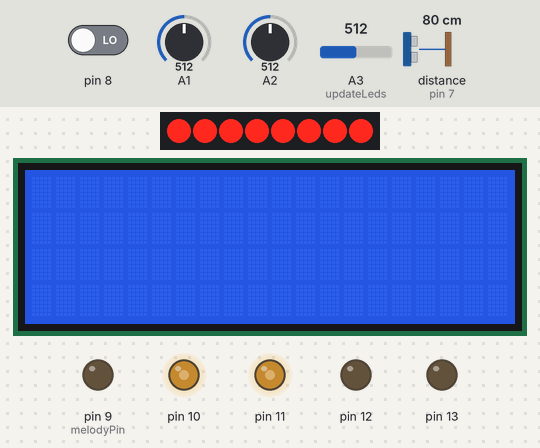
Bench run of a sketch on a simulated Arduino Uno, built with avr-gcc and run on an emulated ATmega328P. Shown: 8 shift-register outputs drawn as a row of LEDs (first output left, lit = HIGH), 20×4 character LCD, output pins drawn as LEDs (lit = HIGH). Wiring (inferred from the names in the program): shift register (74HC595): data pin 2; shift clock pin 4; latch pin 3. Wiring (inferred from the signals the program sends): row of LEDs: on Q0, Q1, Q2, Q3, Q4, Q5, Q6, Q7. The test bench sets the inputs (shaded band); at power-on: distance to the obstacle (sensor on pin 7) 80 cm, pin 8 LOW, A3 (updateLeds) = 512, A1 = 512, A2 = 512. The echo pulse lasts 58.3 µs per cm; pins used as bus, display or sensor lines are not drawn; what the sketch prints to the serial monitor is not drawn.

Above: at 0.3 s.
3.0 s: distance to the obstacle (sensor on pin 7) set to 4 cm
At 6.0 s:
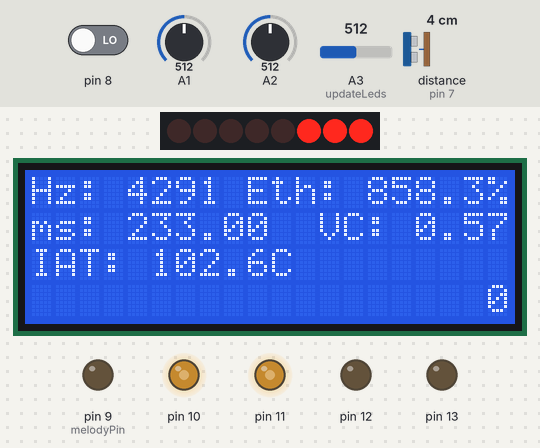
10.3 s: pin 8 driven HIGH
At 11.73 s:
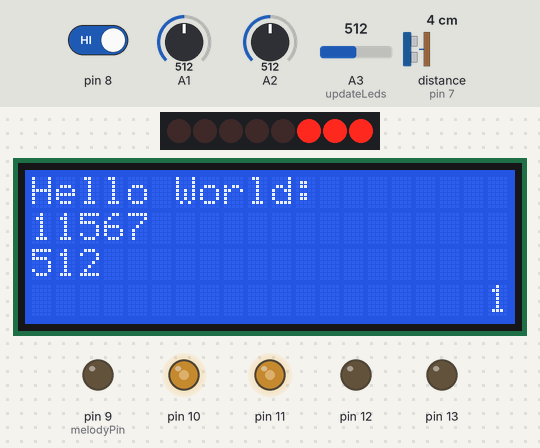
14.0 s: A3 (updateLeds) set to 306
At 14.28 s:
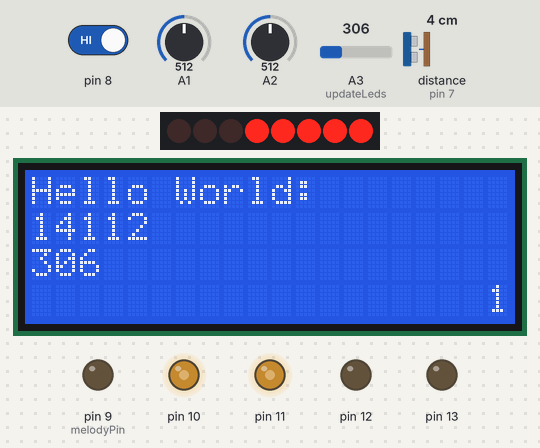
16.5 s: A3 (updateLeds) set to 290
At 16.82 s:
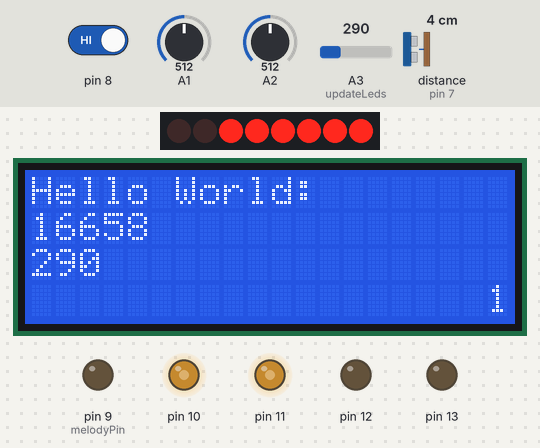
19.1 s: A3 (updateLeds) set to 8
At 19.36 s:
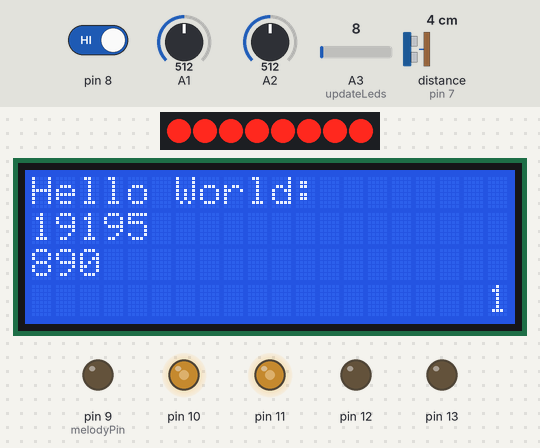
21.6 s: A3 (updateLeds) set to 760
At 21.88 s:
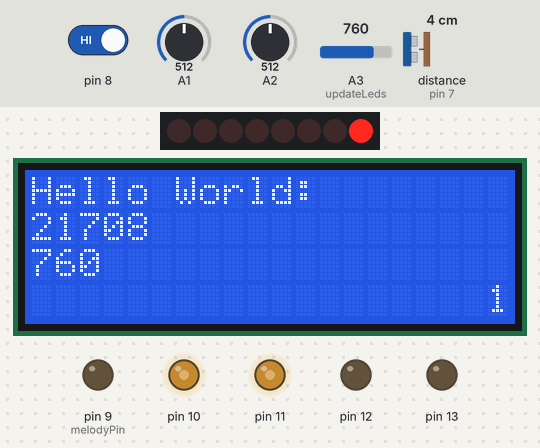
Timing chart, 0 to 24.6 s (numbered marks = the images above; inputs shaded):
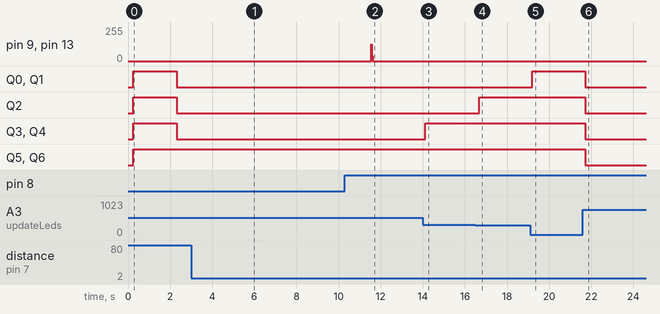

The sketch:

ReadAnalogVoltage.ino
```cpp
#include <Wire.h>
#include <LiquidCrystal_I2C.h>
#include <k13.h>
#include <k13LCDChar.h>

#define melodyPin 9
#if defined(ARDUINO) && ARDUINO >= 100
#define printByte(args)  write(args);
#else
#define printByte(args)  print(args,BYTE);
#endif


LiquidCrystal_I2C lcd(0x27,20,4);  // set the LCD address to 0x27 for a 20 chars and 4 line display

int m7 = 0;
int pinData  = 2;
int clockPin = 3;
int latchPin = 4;
int buttonPushCounter = 0;   // counter for the number of button presses
int buttonState = 0;         // current state of the button
int lastButtonState = 0;
int song = 0;
int Vo; // Integer value of voltage reading

double ff = 255;
double gg = 1023;
double ii = 0;
double l = 255;
double l1 = 255;
double m = 500;
double n = 0;
double o = 0;
double p = 2042;

long milos = 0;
long milos2 = 0;

float f2v = 0;
float R = 10000.0; // Fixed resistance in the voltage divider
float T = 0;

void setup() {

  pinMode(2,OUTPUT);
  pinMode(3,OUTPUT);
  pinMode(4,OUTPUT);

  pinMode(7,INPUT);
  pinMode(8,INPUT);
  pinMode(9,OUTPUT);

  pinMode(10,OUTPUT);
  pinMode(11,OUTPUT);

  pinMode(12,OUTPUT);
  pinMode(13,OUTPUT);

  lcd.init();
  lcd.backlight();
  lcd.createChar(0, bell);
  lcd.createChar(1, note);
  lcd.createChar(2, clock);
  lcd.createChar(3, heart);
  lcd.createChar(4, duck);
  lcd.createChar(5, check);
  lcd.createChar(6, cross);
  lcd.createChar(7, retarrow);

  lcd.createChar(8, BordSmpHG);
  lcd.createChar(9, BordSmpBG);
  lcd.createChar(10, BordSmpHD);
  lcd.createChar(11, BordSmpBD);
  lcd.createChar(12, BordSmpH);
  lcd.createChar(13, BordSmpB);
  lcd.createChar(14, BordSmpMid);
  lcd.createChar(15, BordSmpG);
  lcd.createChar(16, BordSmpD);

  lcd.createChar(17, BordDblHG);
  lcd.createChar(18, BordDblBG);
  lcd.createChar(19, BordDblHD);
  lcd.createChar(20, BordDblBD);
  lcd.createChar(21, BordDblH);
  lcd.createChar(22, BordDblB);
  lcd.createChar(23, BordDblMid);
  lcd.createChar(24, BordDblG);
  lcd.createChar(25, BordDblD);
  Serial.begin(9600);
  lcd.home();
  lcd.setCursor(0, 0);
  lup();
//ini ethanol
}
void loop()
{
    lup();//ethanol simul
    if (buttonPushCounter == 0)
        {
            Dplay();
         }
   if (buttonPushCounter == 1)
       {
            myMenu();
        }
   LedMeter();//vumetre à led vert orange rouge en fct luminosité
   LightOn();//mesure luminosité allumage phares
   MesurTemp();//mesure temp et garde en memoire valeur
   RfreshDp();//efface le contenu du LCD
   ButtMenu();//Change Mode affichage LCD avec bouton
}

void lup()//lis valeur potar,
{
  float g =  analogRead(A1);
  float ls = g*(255.0/1023.0);
  analogWrite(11, ls);//simule le signal du flex fuel sensor
  analogWrite(10, ls);//delivre un signal pwm correspondant à A1
  if(g >= 500)
  {
     // Serial.println("0x01");
  }
}

void LedMeter()
{
  updateLeds(0);
}

void updateLeds( int iValeur )
{
  int yyh = analogRead(A3);
  float gul = 255.0/1023.0*analogRead(A3);
  if (yyh <=10)
  {
    gul = 0.0;  //Ouverture de la gâchette (Etape 1)
    Serial.println((int)yyh);
    digitalWrite(3, LOW);
    shiftOut(2, 4, MSBFIRST, (int)gul);   //Injection d'une valeur (Etape 2)
    digitalWrite(3, HIGH);
  }
  if (yyh <=200 && yyh >10){
    gul = 1.0;  //Ouverture de la gâchette (Etape 1)
    //Serial.println((int)yyh);digitalWrite(3, LOW);
    shiftOut(2, 4, MSBFIRST, (int)gul);   //Injection d'une valeur (Etape 2)
    digitalWrite(3, HIGH);

  }
  if (yyh <=300 && yyh > 200){
    gul = 3.0;  //Ouverture de la gâchette (Etape 1)
    //Serial.println((int)yyh);
    digitalWrite(3, LOW);
    shiftOut(2, 4, MSBFIRST, (int)gul);   //Injection d'une valeur (Etape 2)
    digitalWrite(3, HIGH);
  }
  if (yyh <=400 && yyh > 300)
  {
    digitalWrite(3, LOW);
    gul = 7.0;  //Ouverture de la gâchette (Etape 1)
    //Serial.println((int)yyh);
    shiftOut(2, 4, MSBFIRST, (int)gul);   //Injection d'une valeur (Etape 2)
    digitalWrite(3, HIGH);
  }
   if (yyh <=500 && yyh > 400)
   {
    gul = 15.0 ;
    //Serial.println((int)yyh);
    digitalWrite(3, LOW);
    shiftOut(2, 4, MSBFIRST, (int)gul);
    digitalWrite(3, HIGH);
  }
   if (yyh >500 && yyh <=750  )
   {
    gul = 31 ;
    //Serial.println((int)gul);
    digitalWrite(3, LOW);
    shiftOut(2, 4, MSBFIRST, (int)gul);
    digitalWrite(3, HIGH);
  }
  if (yyh >750 )
  {
    gul = 127 ;
    //Serial.println((int)gul);
    digitalWrite(3, LOW);
    shiftOut(2, 4, MSBFIRST, (int)gul);
    digitalWrite(3, HIGH);
  }
 /* for (int iii = 0; iii < 256; iii =iii+iii+1)
    {
        digitalWrite(3, LOW);                //Ouverture de la gâchette (Etape 1)
        shiftOut(2, 4, MSBFIRST, iii);   //Injection d'une valeur (Etape 2)
        digitalWrite(3, HIGH);               //Fermeture de la gâchette (Etape 3)
       delay(50);
    }*/
  /*  for (int p = (int)gul; p >0; p =(p-1)/2)
    {
        digitalWrite(3, LOW);                //Ouverture de la gâchette (Etape 1)
        shiftOut(2, 4, MSBFIRST, p);   //Injection d'une valeur (Etape 2)
        digitalWrite(3, HIGH);               //Fermeture de la gâchette (Etape 3)
       delay(550);
    }*/
}

void LightOn()
{
  float rgm = analogRead(A3);
  rgm =
/*  if (rgm <= 500.0)
  {
    //Alertz(); // alerte sonore allumage phares
    //  Serial.println("0x04"); //signale au logiciel Mode Nuit
    digitalWrite(12,HIGH);
  }else
    {
      digitalWrite(12,LOW);
    }*/
    Serial.println(rgm);
}

void MesurTemp()
{
        Vo = analogRead(A2);
        T= (5000.0/1023.0);
        T *= (float)Vo;
        T -= 500;
        T /=19.5;
}

void ButtMenu()//change Mode affichage avec bouton
{
  buttonState = digitalRead(8);
  // compare the buttonState to its previous state
  if (buttonState != lastButtonState)
  {
    // if the state has changed, increment the counter
    if (buttonState == HIGH)
    {
      // if the current state is HIGH then the button
      // wend from off to on:
      lcd.clear();
      buzz(9, 4180, 50);//beep
      buttonPushCounter++;
      if (buttonPushCounter >= 2)
      {
        Alertz();//alerte fin de défilement
        buttonPushCounter = 0;
      }
      if (buttonPushCounter == 0)
      {
        //Serial.println("0x03"); //signale au logiciel Mode LCD 1
      }
      if (buttonPushCounter == 1)
      {
        //Serial.println("0x02"); //signale au logiciel Mode LCD 2
      }
    }
  }
  // save the current state as the last state,
  //for next time through the loop
  lastButtonState = buttonState;
}

void RfreshDp()
{
 if (millis()>=(milos + 3000))
 {
   milos = millis();
   lcd.clear();
 }
}

void Alertz()//3 beeps d'alerte
{
  buzz(9, 4180, 50);
  delay(40);
  buzz(9, 4180, 50);
  delay(40);
  buzz(9, 4180, 50);
}

void myMenu()
{
        lcd.setCursor(0, 0);
    lcd.print("Hello World:");
        lcd.setCursor(0, 1);
    lcd.print(millis());
        lcd.setCursor(19, 3);
    lcd.print(buttonPushCounter);
        lcd.setCursor(0, 2);
    lcd.print(analogRead(A3));
}

void Dplay()
{
    double t1 = pulseIn(7, HIGH);// Time how long it takes to go HIGH again
    double t2 = pulseIn(7, LOW); // and how long it takes to go low again.
    double t = t1 + t2;
    double f = 1000000.0 / t;
        n = (100/m)*f;
        o = (5/p)*t1;

        lcd.setCursor(0, 0);
    lcd.print("Hz:");
        lcd.setCursor(4, 0);
    lcd.print((int)f);
        lcd.setCursor(0, 1);
    lcd.print("ms:");
        lcd.setCursor(4, 1);
    lcd.print(t1);
        lcd.setCursor(9, 0);
    lcd.print("Eth:");
        lcd.setCursor(14, 0);
    lcd.print(n);
        lcd.setCursor(19, 0);
        lcd.print("%");
        lcd.setCursor(12, 1);
    lcd.print("VC:");
        lcd.setCursor(16, 1);
    lcd.print(o);
        lcd.setCursor(0, 2);
    lcd.print("IAT:");
        lcd.setCursor(5, 2);
    lcd.print(T);
        lcd.setCursor(10, 2);
    lcd.print("C");
        lcd.setCursor(19, 3);
    lcd.print(buttonPushCounter);

    /*int g = (int)n;
            int h = (int)o;
    //  analogWrite(6, g);

        if(h <=20){
            h = 20;
        }
    //  analogWrite(5, h);*/


  //lcd.setCursor(0, 0);
  //lcd.print(voltage);
  //delay(10);
}
void LCDSplash()
{
  /*
    lcd.createChar(0, bell);
  lcd.createChar(1, note);
  lcd.createChar(2, clock);
  lcd.createChar(3, heart);
  lcd.createChar(4, duck);
  lcd.createChar(5, check);
  lcd.createChar(6, cross);
  lcd.createChar(7, retarrow);

  lcd.createChar(8, BordSmpHG);
  lcd.createChar(9, BordSmpBG);
  lcd.createChar(10, BordSmpHD);
  lcd.createChar(11, BordSmpBD);
  lcd.createChar(12, BordSmpH);
  lcd.createChar(13, BordSmpB);
  lcd.createChar(14, BordSmpMid);
  lcd.createChar(15, BordSmpG);
  lcd.createChar(16, BordSmpD);

  */
  //********************cadre TABLEUR**********************
    lcd.setCursor(0, 0);//HG
    lcd.write(8);

        for(int gk = 1;gk<=18;gk++)//H
        {
          lcd.setCursor(gk, 0);
          lcd.write(12);
        }

        lcd.setCursor(19, 0);//HD
        lcd.write(10);

        for(int gk = 1;gk<=2;gk++)//D
        {
          lcd.setCursor(19,gk);
          lcd.write(16);
        }

        lcd.setCursor(19, 3);//BD
    lcd.write(11);

        for(int gk = 1;gk<=18;gk++)//B
        {
          lcd.setCursor(gk, 3);
          lcd.write(13);
        }

        lcd.setCursor(0, 3);//BG
    lcd.print(9);

         for(int gk = 1;gk<=2;gk++)//G
        {
          lcd.setCursor(0, gk);
          lcd.write(15);
        }
        //*********************************************

        lcd.setCursor(9, 0);
    lcd.print("Eth:");
        lcd.setCursor(14, 0);
    lcd.print(n);
        lcd.setCursor(19, 0);
        lcd.print("%");
        lcd.setCursor(12, 1);
    lcd.print("VC:");
        lcd.setCursor(16, 1);
    lcd.print(o);
        lcd.setCursor(0, 2);
    lcd.print("IAT:");
        lcd.setCursor(5, 2);
    lcd.print(T);
        lcd.setCursor(10, 2);
    lcd.print("C");
        lcd.setCursor(19, 3);
    lcd.print(buttonPushCounter);

    /*int g = (int)n;
            int h = (int)o;
    //  analogWrite(6, g);

        if(h <=20){
            h = 20;
        }
    //  analogWrite(5, h);*/


  //lcd.setCursor(0, 0);
  //lcd.print(voltage);
  //delay(10);
}
void buzz(int targetPin, long frequency, long length) //buzzer func
{
  long delayValue = 1000000/frequency/2;
  long numCycles = frequency * length/ 1000;
  for (long i=0; i < numCycles; i++)
  {
    digitalWrite(targetPin,HIGH);
    digitalWrite(13,HIGH);
    delayMicroseconds(delayValue);
    digitalWrite(targetPin,LOW);
    digitalWrite(13,LOW);
    delayMicroseconds(delayValue);
  }
}

void sing(int s)//Melodie
{
   song = s;
   if(song==0)//Mario Melodie
    {
    int size = sizeof(melody) / sizeof(int);
    lcd.clear();
    lcd.setCursor(0, 0);
    lcd.print("Mario Melodie");
    lcd.setCursor(19, 0);
    lcd.write(0);
    for (int thisNote = 0; thisNote < size; thisNote++)
      {
        int noteDuration = 1000/tempo[thisNote];
        buzz(melodyPin, melody[thisNote],noteDuration);
        int pauseBetweenNotes = noteDuration * 1.30;
        delay(pauseBetweenNotes);
        buzz(melodyPin, 0,noteDuration);
      }
    }
   if(song==1)//Mario Underworld
    {
     lcd.clear();
     lcd.setCursor(0, 0);
     lcd.print("Mario Underworld");
     int size = sizeof(underworld_melody) / sizeof(int);
     for (int thisNote = 0; thisNote < size; thisNote++)
     {
         int noteDuration = 1000/underworld_tempo[thisNote];
         buzz(melodyPin, underworld_melody[thisNote],noteDuration);
         int pauseBetweenNotes = noteDuration * 1.30;
         delay(pauseBetweenNotes);
         buzz(melodyPin, 0,noteDuration);
      }
    }
  if(song==2)//Zelda Ullubulu
   {
  lcd.clear();
  lcd.setCursor(0, 0);
  lcd.print("Zelda Ullubulu");
  lcd.setCursor(19, 0);
  lcd.write(0);//affiche un cloche
  int size = sizeof(zelda_melody) / sizeof(int);
  for (int thisNote = 0; thisNote < size; thisNote++)
     {
       int noteDuration = 1000/zelda_tempo[thisNote];
       buzz(melodyPin, zelda_melody[thisNote],noteDuration);
       int pauseBetweenNotes = noteDuration * 1.30;
       delay(pauseBetweenNotes);
       buzz(melodyPin, 0,noteDuration);
    }
   }
  if(song==3)//STARWARS Melodie
   {
    int size = sizeof(starwars_melody) / sizeof(int);
    lcd.clear();
    lcd.setCursor(0, 0);
    lcd.print("STARWARS Melodie");
    lcd.setCursor(19, 0);
    lcd.write(0);
    for (int thisNote = 0; thisNote < size; thisNote++)
      {
        int noteDuration = 600/(starwars_tempo[thisNote]);
        buzz(melodyPin, starwars_melody[thisNote],noteDuration);
        int pauseBetweenNotes = noteDuration * 1.30;
        delay(pauseBetweenNotes);
        buzz(melodyPin, 0,noteDuration);
      }
    }
  if(song==4)//STARWARS Melodie
   {
    int size = sizeof(starwars_melody) / sizeof(int);
    lcd.clear();
    lcd.setCursor(0, 0);
    lcd.print("STARWARS Melodie");
    lcd.setCursor(19, 0);
    lcd.write(0);
    for (int thisNote = 0; thisNote < size; thisNote++)
      {
        int noteDuration = 600/(starwars_tempo[thisNote]);
        buzz(melodyPin, starwars_melody[thisNote],noteDuration);
        int pauseBetweenNotes = noteDuration * 1.30;
        delay(pauseBetweenNotes);
        buzz(melodyPin, 0,noteDuration);
      }
    }

}
```

Measured:
- after the input at 3.0 s, the display: first differs from a run without the input after 2.8 s (image 1)
- after the input at 10.3 s, pin 9 (melodyPin), pin 13: 0/255 → 127/255 after 1.2 s, → 40/255 0.04 s later, → 0/255 0.04 s later; the display: changes after 1.3 s (image 2)
- after the input at 14.0 s, the display: changes after 0.13 s (image 3)
- after the input at 16.5 s, the display: changes after 0.17 s (image 4)
- after the input at 19.1 s, the display: changes after 0.11 s (image 5)
- after the input at 21.6 s, the display: changes after 0.12 s (image 6)
- what the display in image 1 shows lasts 0.6 s, from 5.8 s to 6.4 s
